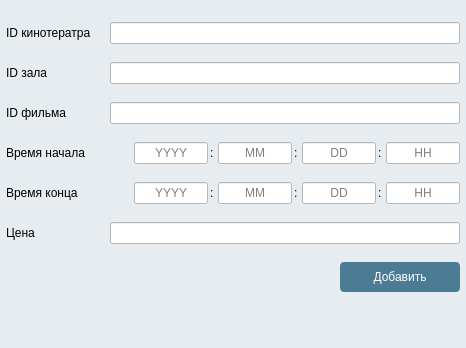
<?xml version="1.0" encoding="UTF-8"?>
<ui version="4.0">
 <class>Form</class>
 <widget class="QWidget" name="Form">
  <property name="geometry">
   <rect>
    <x>0</x>
    <y>0</y>
    <width>466</width>
    <height>348</height>
   </rect>
  </property>
  <property name="minimumSize">
   <size>
    <width>459</width>
    <height>311</height>
   </size>
  </property>
  <property name="maximumSize">
   <size>
    <width>542</width>
    <height>620</height>
   </size>
  </property>
  <property name="windowTitle">
   <string>Form</string>
  </property>
  <property name="windowIcon">
   <iconset>
    <normaloff>../system_image/log2.bmp</normaloff>../system_image/log2.bmp</iconset>
  </property>
  <property name="styleSheet">
   <string notr="true">QWidget{
	background-color: #E6ECEF;
}
* {
gridline-color: hsl(205, 69%, 19%)
}
QLineEdit{
	background: white;
}
QPushButton{
	background-color: hsl(201, 32%, 44%);
    border-radius: 4px;
    color: white;
}
QPushButton:pressed{
	background-color: hsl(200, 27%, 40%);
}
QPushButton:hover:!pressed{
	background-color: hsl(200, 46%, 63);
}</string>
  </property>
  <layout class="QVBoxLayout" name="verticalLayout">
   <property name="spacing">
    <number>2</number>
   </property>
   <property name="leftMargin">
    <number>6</number>
   </property>
   <property name="topMargin">
    <number>6</number>
   </property>
   <property name="rightMargin">
    <number>6</number>
   </property>
   <property name="bottomMargin">
    <number>0</number>
   </property>
   <item>
    <layout class="QHBoxLayout" name="horizontalLayout_8">
     <item>
      <widget class="QLabel" name="label">
       <property name="text">
        <string>ID кинотератра</string>
       </property>
      </widget>
     </item>
     <item>
      <widget class="QLineEdit" name="lineEdit">
       <property name="maximumSize">
        <size>
         <width>350</width>
         <height>16777215</height>
        </size>
       </property>
      </widget>
     </item>
    </layout>
   </item>
   <item>
    <layout class="QHBoxLayout" name="horizontalLayout_7">
     <item>
      <widget class="QLabel" name="label_2">
       <property name="text">
        <string>ID зала</string>
       </property>
      </widget>
     </item>
     <item>
      <widget class="QLineEdit" name="lineEdit_2">
       <property name="maximumSize">
        <size>
         <width>350</width>
         <height>16777215</height>
        </size>
       </property>
      </widget>
     </item>
    </layout>
   </item>
   <item>
    <layout class="QHBoxLayout" name="horizontalLayout_6">
     <item>
      <widget class="QLabel" name="label_3">
       <property name="text">
        <string>ID фильма</string>
       </property>
      </widget>
     </item>
     <item>
      <widget class="QLineEdit" name="lineEdit_3">
       <property name="maximumSize">
        <size>
         <width>350</width>
         <height>16777215</height>
        </size>
       </property>
      </widget>
     </item>
    </layout>
   </item>
   <item>
    <layout class="QHBoxLayout" name="horizontalLayout_5">
     <item>
      <widget class="QLabel" name="label_4">
       <property name="text">
        <string>Время начала</string>
       </property>
      </widget>
     </item>
     <item>
      <widget class="QLineEdit" name="lineEdit_year_start">
       <property name="maximumSize">
        <size>
         <width>74</width>
         <height>16777215</height>
        </size>
       </property>
       <property name="alignment">
        <set>Qt::AlignCenter</set>
       </property>
       <property name="placeholderText">
        <string>YYYY</string>
       </property>
      </widget>
     </item>
     <item>
      <widget class="QLabel" name="label_11">
       <property name="maximumSize">
        <size>
         <width>6</width>
         <height>16777215</height>
        </size>
       </property>
       <property name="text">
        <string>:</string>
       </property>
      </widget>
     </item>
     <item>
      <widget class="QLineEdit" name="lineEdit_month_start">
       <property name="maximumSize">
        <size>
         <width>74</width>
         <height>16777215</height>
        </size>
       </property>
       <property name="alignment">
        <set>Qt::AlignCenter</set>
       </property>
       <property name="placeholderText">
        <string>MM</string>
       </property>
      </widget>
     </item>
     <item>
      <widget class="QLabel" name="label_12">
       <property name="maximumSize">
        <size>
         <width>6</width>
         <height>16777215</height>
        </size>
       </property>
       <property name="text">
        <string>:</string>
       </property>
      </widget>
     </item>
     <item>
      <widget class="QLineEdit" name="lineEdit_day_start">
       <property name="maximumSize">
        <size>
         <width>74</width>
         <height>16777215</height>
        </size>
       </property>
       <property name="alignment">
        <set>Qt::AlignCenter</set>
       </property>
       <property name="placeholderText">
        <string>DD</string>
       </property>
      </widget>
     </item>
     <item>
      <widget class="QLabel" name="label_13">
       <property name="maximumSize">
        <size>
         <width>6</width>
         <height>16777215</height>
        </size>
       </property>
       <property name="text">
        <string>:</string>
       </property>
      </widget>
     </item>
     <item>
      <widget class="QLineEdit" name="lineEdit_hour_start">
       <property name="maximumSize">
        <size>
         <width>74</width>
         <height>16777215</height>
        </size>
       </property>
       <property name="alignment">
        <set>Qt::AlignCenter</set>
       </property>
       <property name="placeholderText">
        <string>HH</string>
       </property>
      </widget>
     </item>
    </layout>
   </item>
   <item>
    <layout class="QHBoxLayout" name="horizontalLayout_4">
     <item>
      <widget class="QLabel" name="label_5">
       <property name="text">
        <string>Время конца</string>
       </property>
      </widget>
     </item>
     <item>
      <widget class="QLineEdit" name="lineEdit_year_end">
       <property name="maximumSize">
        <size>
         <width>74</width>
         <height>16777215</height>
        </size>
       </property>
       <property name="alignment">
        <set>Qt::AlignCenter</set>
       </property>
       <property name="placeholderText">
        <string>YYYY</string>
       </property>
      </widget>
     </item>
     <item>
      <widget class="QLabel" name="label_8">
       <property name="maximumSize">
        <size>
         <width>6</width>
         <height>16777215</height>
        </size>
       </property>
       <property name="text">
        <string>:</string>
       </property>
      </widget>
     </item>
     <item>
      <widget class="QLineEdit" name="lineEdit_month_end">
       <property name="maximumSize">
        <size>
         <width>74</width>
         <height>16777215</height>
        </size>
       </property>
       <property name="alignment">
        <set>Qt::AlignCenter</set>
       </property>
       <property name="placeholderText">
        <string>MM</string>
       </property>
      </widget>
     </item>
     <item>
      <widget class="QLabel" name="label_9">
       <property name="maximumSize">
        <size>
         <width>6</width>
         <height>16777215</height>
        </size>
       </property>
       <property name="text">
        <string>:</string>
       </property>
      </widget>
     </item>
     <item>
      <widget class="QLineEdit" name="lineEdit_day_end">
       <property name="maximumSize">
        <size>
         <width>74</width>
         <height>16777215</height>
        </size>
       </property>
       <property name="alignment">
        <set>Qt::AlignCenter</set>
       </property>
       <property name="placeholderText">
        <string>DD</string>
       </property>
      </widget>
     </item>
     <item>
      <widget class="QLabel" name="label_10">
       <property name="maximumSize">
        <size>
         <width>6</width>
         <height>16777215</height>
        </size>
       </property>
       <property name="text">
        <string>:</string>
       </property>
      </widget>
     </item>
     <item>
      <widget class="QLineEdit" name="lineEdit_hour_end">
       <property name="maximumSize">
        <size>
         <width>74</width>
         <height>16777215</height>
        </size>
       </property>
       <property name="alignment">
        <set>Qt::AlignCenter</set>
       </property>
       <property name="placeholderText">
        <string>HH</string>
       </property>
      </widget>
     </item>
    </layout>
   </item>
   <item>
    <layout class="QHBoxLayout" name="horizontalLayout_3">
     <item>
      <widget class="QLabel" name="label_6">
       <property name="text">
        <string>Цена</string>
       </property>
      </widget>
     </item>
     <item>
      <widget class="QLineEdit" name="lineEdit_4">
       <property name="maximumSize">
        <size>
         <width>350</width>
         <height>16777215</height>
        </size>
       </property>
      </widget>
     </item>
    </layout>
   </item>
   <item>
    <layout class="QHBoxLayout" name="horizontalLayout_9">
     <item>
      <spacer name="horizontalSpacer">
       <property name="orientation">
        <enum>Qt::Horizontal</enum>
       </property>
       <property name="sizeHint" stdset="0">
        <size>
         <width>40</width>
         <height>20</height>
        </size>
       </property>
      </spacer>
     </item>
     <item>
      <widget class="QPushButton" name="pushButton">
       <property name="minimumSize">
        <size>
         <width>120</width>
         <height>30</height>
        </size>
       </property>
       <property name="text">
        <string>Добавить</string>
       </property>
      </widget>
     </item>
    </layout>
   </item>
   <item>
    <widget class="QLabel" name="label_7">
     <property name="sizePolicy">
      <sizepolicy hsizetype="Preferred" vsizetype="Maximum">
       <horstretch>0</horstretch>
       <verstretch>0</verstretch>
      </sizepolicy>
     </property>
     <property name="text">
      <string/>
     </property>
    </widget>
   </item>
  </layout>
 </widget>
 <resources/>
 <connections/>
</ui>
